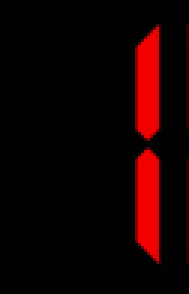
//> input picture test_data_origin/11.png, 63 x 98 px (shown 3 times larger)
$ ./test   (built with g++ and OpenCV 4)
//> lines starting //> are read from the running program, lines starting //| are printed output that depends on the picture; after the words box and inside, x2 and y2 are one past the last pixel; in counts of white or black regions, pixels touching at a corner belong together
#include<opencv2/opencv.hpp>
#include<opencv2/highgui/highgui.hpp>
#include<opencv2/imgproc/imgproc.hpp>
#include <vector>

using namespace std;
using namespace cv;

int main(){
	Mat src =
imread("/mnt/hgfs/USHARE/test_digit_origin/11.png", 0);
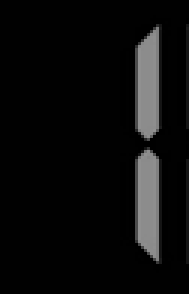
//> src: 98 rows x 63 cols, CV_8UC1 (shown 3 times larger); min 0, max 144, mean 12.5

	imshow("test", src);

	Mat canny, rect;
	vector<Vec2f> lines;
	Canny(src, canny, 3, 9);
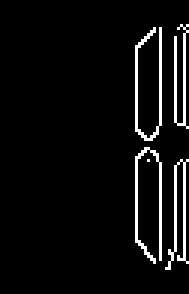
//> canny: 98 rows x 63 cols, CV_8UC1 (shown 3 times larger); 5.2% white in thin lines or dots, all inside (x1, y1, x2, y2) = (45, 8, 63, 90)
	HoughLines(canny, lines, 1, CV_PI/180, 25);
//> lines = 17 lines (rho, theta), first 12: [53, 0], [61, 0], [45, 0], [58, 0], [62, 0.02], [-60, 3.12], [46, 0.02], [54, 0.02], [-52, 3.12], [-44, 3.12], [-57, 3.12], [59, 0.02]
	float angle = 0, angle2 = 0;
	int num = 0, num2 = 0;
	for(size_t i = 0; i < lines.size(); i++){
		float theta = lines[i][1];// radian
		float temp = theta / CV_PI * 180;// angle
		if((temp < 50) && (temp > 0)){
			angle += temp;
			num++;
		} else if((temp > 70) && (temp < 140)){
			angle2 += temp;
			num2++;
		}
	}
//> this loop made 17 passes
//> (theta, temp, angle) on passes 5, 7, 8, 12, 13, 15: (0.0175, 1, 1), (0.0175, 1, 2), (0.0175, 1, 3), (0.0175, 1, 4), (0.0524, 3, 7), (0.0698, 4, 11)
//> (theta, temp) on passes 1, 2, 3, 4, 6, 9: (0, 0), (0, 0), (0, 0), (0, 0), (3.12, 179), (3.12, 179)
//> after the loop, angle = 11; num = 6; angle2 = 0; num2 = 0
	if(num != 0){
		angle = angle / num;
//> angle = 1.83
		angle = angle * CV_PI / 180;
//> angle = 0.032
	}
	if(num2 != 0){
		angle2 = angle2 / num2;
		angle2 = angle2 * CV_PI / 180;
	}

	cout << "angle: " << angle*180/CV_PI << endl;
//| angle: 1.83333
	cout << "angle2: " << angle2*180/CV_PI << endl;
//| angle2: 0

	return 0;
}

$ run again, with test_data_origin/13.png copied over test_data_origin/11.png
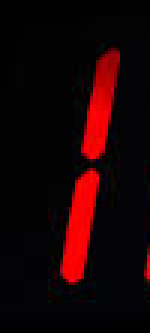
//> input picture test_data_origin/13.png, 50 x 111 px (shown 3 times larger)
//> `Mat src = imread("/mnt/hgfs/USHARE/test_digit_origin/11.png", 0);`:
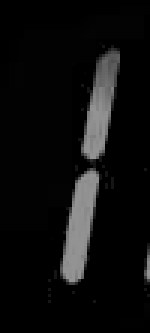
//> src: 111 rows x 50 cols, CV_8UC1 (shown 3 times larger); min 0, max 148, mean 14.1
//> `Canny(src, canny, 3, 9);`:
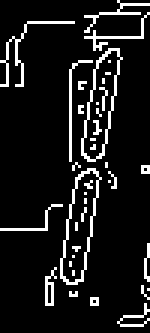
//> canny: 111 rows x 50 cols, CV_8UC1 (shown 3 times larger); 10% white in thin lines or dots
//> lines = 52 lines (rho, theta), first 12: [35, 0.17], [36, 0.19], [42, 0.17], [34, 0.16], [23, 0], [41, 0.16], [43, 0.19], [37, 0.21], [40, 0.14], [42, 0.28], [-22, 3.11], [38, 0.16]
//> the loop `for(size_t i = 0; i < lines.size(); i++)` made 52 passes
//> (theta, temp, angle) on passes 1, 2, 3, 4, 6, 7, 8, 9: (0.175, 10, 10), (0.192, 11, 21), (0.175, 10, 31), (0.157, 9, 40), (0.157, 9, 49), (0.192, 11, 60), (0.209, 12, 72), (0.14, 8, 80)
//> after the loop `for(size_t i = 0; i < lines.size(); i++)`: angle = 377; num = 42; angle2 = 0
//> `angle = angle / num;`: angle = 8.98
//> `angle = angle * CV_PI / 180;`: angle = 0.157
//| angle: 8.97619
//| angle2: 0

$ run again, with test_data_origin/14.png copied over test_data_origin/11.png
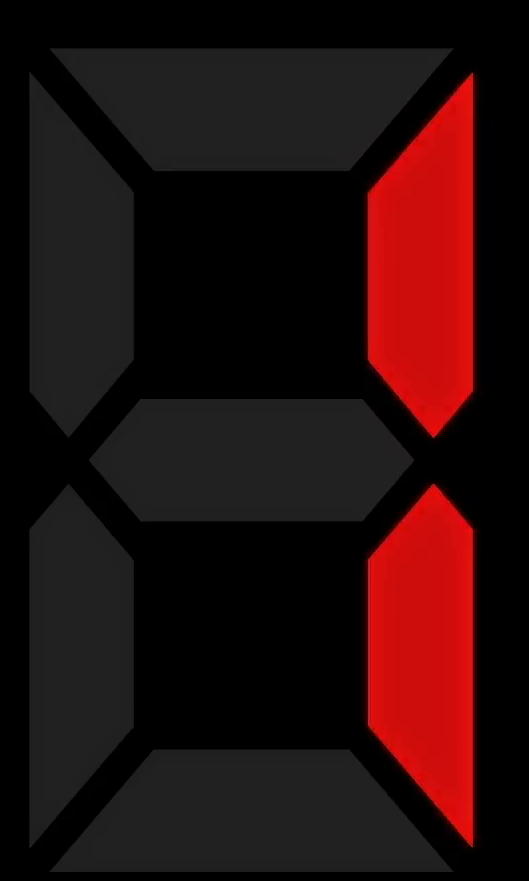
//> input picture test_data_origin/14.png, 529 x 881 px
//> `Mat src = imread("/mnt/hgfs/USHARE/test_digit_origin/11.png", 0);`:
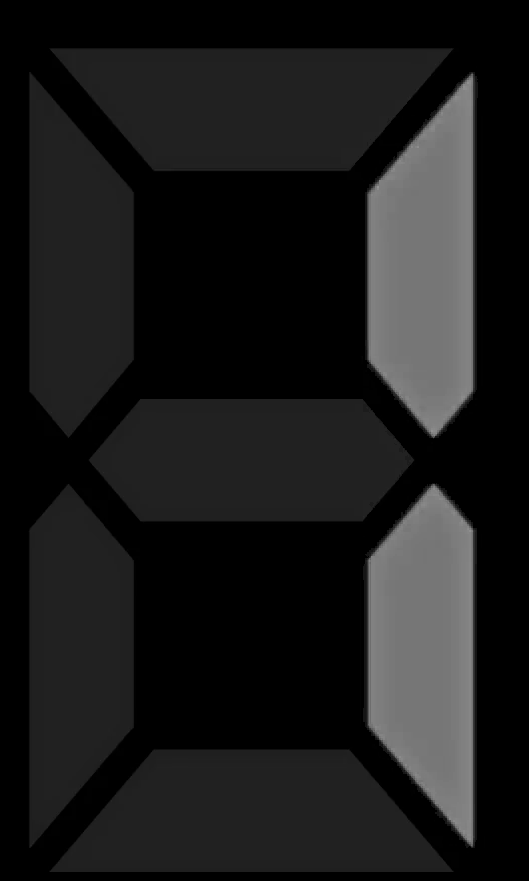
//> src: 881 rows x 529 cols, CV_8UC1; min 0, max 147, mean 26.8
//> `Canny(src, canny, 3, 9);`:
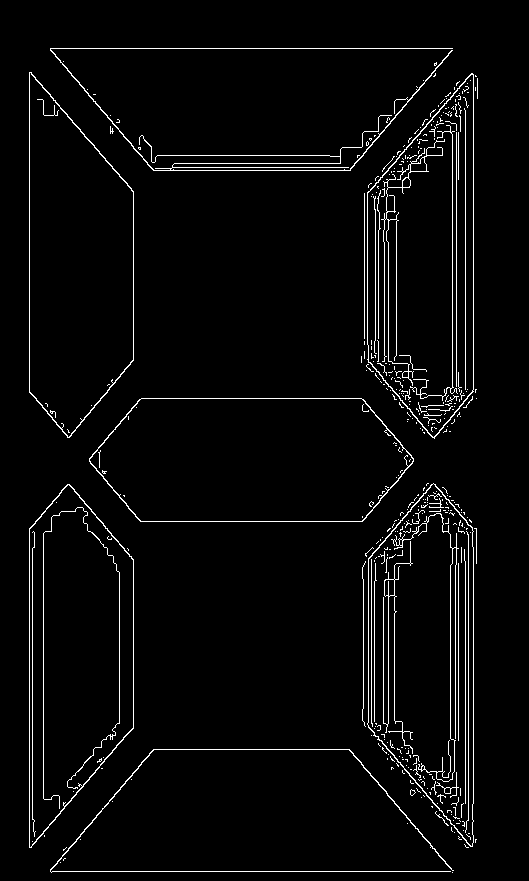
//> canny: 881 rows x 529 cols, CV_8UC1; 3.4% white in thin lines or dots, all inside (x1, y1, x2, y2) = (29, 48, 478, 873)
//> lines = 7746 lines (rho, theta), first 12: [29, 0], [473, 0], [465, 0], [48, 1.57], [871, 1.57], [456, 0], [133, 0], [388, 0], [452, 0], [468, 0], [43, 0], [32, 0]
//> the loop `for(size_t i = 0; i < lines.size(); i++)` made 7746 passes
//> (theta, temp, angle) on passes 23, 25, 34, 40, 41, 42, 43, 46: (0.0175, 1, 1), (0.0175, 1, 2), (0.0349, 2, 4), (0.0175, 1, 5), (0.0175, 1, 6), (0.0175, 1, 7), (0.698, 40, 47), (0.0175, 1, 48)
//> after the loop `for(size_t i = 0; i < lines.size(); i++)`: angle = 66954; num = 2455; angle2 = 295809; num2 = 2737
//> `angle = angle / num;`: angle = 27.27
//> `angle = angle * CV_PI / 180;`: angle = 0.476
//> `angle2 = angle2 / num2;`: angle2 = 108.1
//> `angle2 = angle2 * CV_PI / 180;`: angle2 = 1.89
//| angle: 27.2725
//| angle2: 108.078

$ run again, with test_data_origin/22.png copied over test_data_origin/11.png
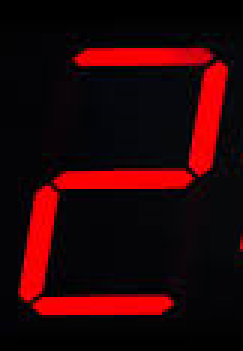
//> input picture test_data_origin/22.png, 81 x 117 px (shown 3 times larger)
//> `Mat src = imread("/mnt/hgfs/USHARE/test_digit_origin/11.png", 0);`:
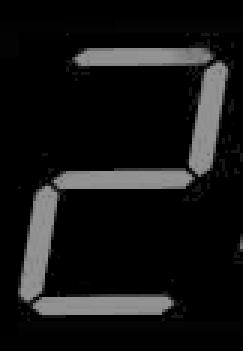
//> src: 117 rows x 81 cols, CV_8UC1 (shown 3 times larger); min 0, max 148, mean 21.5
//> `Canny(src, canny, 3, 9);`:
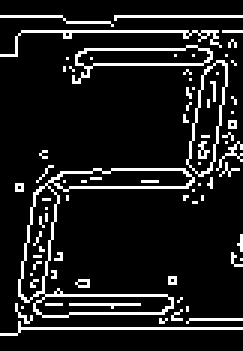
//> canny: 117 rows x 81 cols, CV_8UC1 (shown 3 times larger); 11.4% white in thin lines or dots
//> lines = 119 lines (rho, theta), first 12: [109, 1.57], [10, 1.57], [5, 1.57], [108, 1.59], [11, 1.55], [110, 1.55], [9, 1.59], [62, 1.57], [57, 1.55], [98, 1.57], [70, 0.16], [30, 0.17]
//> the loop `for(size_t i = 0; i < lines.size(); i++)` made 119 passes
//> (theta, temp, angle2) on passes 1 to 8: (1.57, 90, 90), (1.57, 90, 180), (1.57, 90, 270), (1.59, 91, 361), (1.55, 89, 450), (1.55, 89, 539), (1.59, 91, 630), (1.57, 90, 720)
//> after the loop `for(size_t i = 0; i < lines.size(); i++)`: angle = 543; num = 40; angle2 = 6557; num2 = 72
//> `angle = angle / num;`: angle = 13.57
//> `angle = angle * CV_PI / 180;`: angle = 0.237
//> `angle2 = angle2 / num2;`: angle2 = 91.07
//> `angle2 = angle2 * CV_PI / 180;`: angle2 = 1.59
//| angle: 13.575
//| angle2: 91.0694
